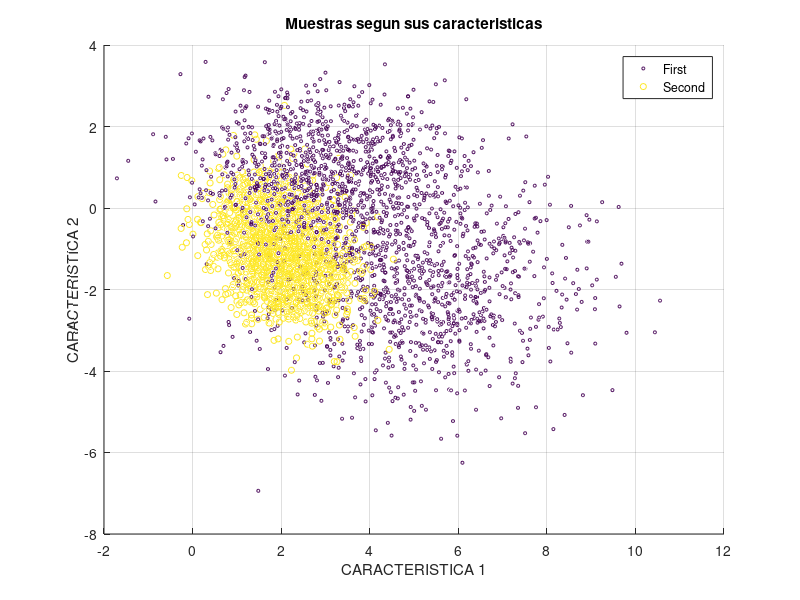

Write the MATLAB code that produced this figure. (Note: this script raises an error after producing the figure.)
%% IE3038 - Diseño e Innovación en Ingeniería 1
%  Ejercicios de Aprendizaje Supervisado
%  Nombre: Cristhofer Isaac Patzan Martinez
%  Carné: 19218
%  Sección: 20

%  ESCRIBA EL CÓDIGO CORRESPONDIENTE EN LOS ESPACIOS DEBAJO DE LAS INSTRUCCIONES EN CADA
%  UNA DE LAS 6 SECCIONES. ANTES DE ENTREGAR SU SCRIPT, ASEGÚRESE DE QUE CORRA SIN
%  ERRORES. AL CALIFICAR, SE CORRERÁ EL SCRIPT PARA VER SI SE GENERAN LOS RESULTADOS Y
%  GRÁFICAS SOLICITADAS. PUEDE ASUMIR QUE EL .mat ESTÁ DISPONIBLE EN EL "Current Folder".
clear;clc;
%% (1) Graficar los datos X1 y X2
%  Cargue las variables X1 y X2 que están en el archivo ejercicios_apr_sup.mat
load('ejercicios_apr_sup.mat')

%  Las muestras en X1 corresponden a datos de una clase, y las muestras en X2 corresponden
%  a otra clase. Las muestras son vectores fila (estos serían los "feature vectors").
%  Notar que cada columna corresponde a una característica (feature).
%  En la figura 1, grafique las muestras usando scatter3. Use colores distintos para cada
%  clase. Active el grid, etiquete los ejes, coloque una leyenda y un título en la figura.
%  Deberá incluir la imagen en su reporte.
N1 = size(X1, 1);
N2 = size(X2, 1);

%s = [5*ones(N1,1); 20*ones(N2,1)];
%c = [ones(N1,1); 2*ones(N2,1)];
s1 = 5*ones(N1,1);
s2 = 20*ones(N2,1);
c1 = ones(N1,1);
c2 = 2*ones(N2,1);

figure(1)
%scatter3(X_train(:,1), X_train(:,2), X_train(:,3),s,c); %(feature1,feature2, feature3, size, color)
%legend
hold on
scatter3(X1(:,1), X1(:,2), X1(:,3),s1,c1);
scatter3(X2(:,1), X2(:,2), X2(:,3),s2,c2);
grid on
title('Muestras segun sus caracteristicas')
xlabel('CARACTERISTICA 1')
ylabel('CARACTERISTICA 2')
zlabel('CARACTERISTICA 3')
legend([{'First'},{'Second'}])
hold off




%% (2) Separar los datos X1 y X2 en conjuntos de entrenamiento y prueba; entrenar las SVM
%  80% de las muestras en X1 y en X2 se usarán para entrenar clasificadores SVM. El 20%
%  restante se usará para evaluar.
%  Las muestras de entrenamiento se deben seleccionar aleatoriamente. Coloque dichas
%  muestras en una variable llamada X_train. Note que en esa variable deben estar muestras
%  tanto de X1 como de X2. Coloque las muestras restantes en una variable llamada X_test.
%  Allí deben estar las muestras de X1 y X2 que no quedaron en X_train.
%  Importante: ningún dato que esté en X_train debe estar en X_test, y vice-versa.
%  También debe crear variables que contengan a las etiquetas. Las etiquetas de las
%  muestras de entrenamiento deben estar en una variable llamada Y_train. Y las etiquetas
%  de las muestras de evaluación deben estar en una variable llamada Y_test.

%  Use X_train y Y_train para entrenar dos clasificadores SVM. Use la función fitcsvm. El
%  primer clasificador deberá usar una 'KernelFunction' polinomial. Pruebe algunos órdenes
%  y deje el que mejor rendimiento le dé (más adelante se explica cómo verificar el
%  rendimiento). El segundo SVM deberá usar una 'KernelFunction' gaussiana (rbf).

%  Nota: No necesita usar variables tipo celda. Los modelos (resultados de fitcsvm) pueden
%        ser variables independientes. Si quiere usar una celda, lo puede hacer, por
%        supuesto.

%  Ayuda: para obtener las muestras de forma aleatoria, investigue la función randperm.
%         Con ella puede generar vectores de enteros de 1 a N en un orden aleatorio, que
%         puede usar como índices. N sería el número de muestras en este caso. Puede
%         generar un vector de índices aleatorios para X1 y otro para X2. Con ellos puede
%         generar variables que serían subconjuntos de X1 y X2, para luego armar las
%         variable X_train y X_test.
%         Para las etiquetas, revise lo hecho en el script ej_svm2.m.

X_all = [X1; X2];  % Todas las muestras de entrenamiento
p1 = randperm(size(X_all,1),0.80*size(X_all,1));    %posiciones alazar 80%
p2 = setdiff(1:size(X_all,1), p1);      % 20% sobrante

X_train = zeros(size(p1,2),size(X1,2));     %Matriz de entreno
Y_train = zeros(size(p1,2),1);
%Lleno la matriz de entreno con las posiciones aleatorias al 80 porciento
%En el caso de  las etiquetas por el orden en el que se coloco X_all se
%apartir en que punto es distinto
for i = 1:1:(0.80*size(X_all,1))
    X_train(i,:) = X_all(p1(i),:);
    if p1(i) > N1
        Y_train(i) = 1;
    else
        Y_train(i) = -1;
    end
end

X_test = zeros(size(p2,2),size(X1,2));     %Matriz de prueba
Y_test = zeros(size(p2,2),1);
%Lleno la matriz de prueba con las posiciones aleatorias al 20 porciento
for i = 1:1:(0.20*size(X_all,1))
    X_test(i,:) = X_all(p2(i),:);
    if p2(i) > N1
        Y_test(i) = 1;
    else
        Y_test(i) = -1;
    end
end

% Verifico si se repiten los números
if isempty(intersect(p1, p2))
    disp('p1 y p2 no tienen los mismos numeros')
else
    disp('p1 y p2 tienen los mismosnumeros')
end

%% Crear celdas y vectores para guardar modelos y otras cosas
M = 2;
ModeloSVM = cell(1, M);
ModeloVC = cell(1, M);
errorVC = zeros(1, M);
asignado = cell(1, M);
valores = cell(1, M);
titulos = {'Kernel Polinomial Grado 3','Kernel Gaussiano'};

ModeloSVM{1} = fitcsvm(X_train, Y_train, 'KernelFunction', 'polynomial','KernelScale', 'auto', 'PolynomialOrder', 3);
ModeloSVM{2} = fitcsvm(X_train, Y_train, 'KernelFunction', 'rbf', 'KernelScale', 'auto');

%% (3) Clasificar los datos de prueba y generar matriz de confusión, clasificadores SVM
%  Use los modelos entrenados anteriormente y la función predict para clasificar las
%  muestras en X_test. Note que la función predict devuelve las etiquetas asignadas por el
%  clasificador. Con dichas etiquetas (clase asignada) y las etiquetas en Y_test (clase
%  real), deberá generar matrices de confusión y porcentajes de clasificación correcta.


% Se hace validación cruzada con las muestras de entrenamiento, se calcula el error
% de clasificación de la validación cruzada, se clasifican las muestras de prueba
for k = 1:M
    % Validación cruzada, clasificación errónea
    ModeloVC{k} = crossval(ModeloSVM{k});
    errorVC(k) = kfoldLoss(ModeloVC{k});
    
    % Clasificación de las muestras de prueba
    [asignado{k}, valores{k}] = predict(ModeloSVM{k}, X_test); % etiquetas asignadas, valores
end

figure(2)
hi = sgtitle('Matrices de confusion');
hi.FontSize = 18;
hi.Color = 'r';
hi.FontName = 'verdana';
subplot(1,2,1);
cm1 = confusionchart(Y_test, asignado{1});
cm1.Title = sprintf('Modelo poinomial grado ');
subplot(1,2,2);
cm2 = confusionchart(Y_test, asignado{2});
cm2.Title = sprintf('Modelo Gausiano');


%  Nota: a diferencia de lo hecho en los ejemplos de clase, no necesita generar gráficas
%        con los vectores de soporte y las fronteras de decisión. Eso es fácil para
%        muestras en 2D, pero se complica más en 3D. Tampoco necesita definir todas las
%        variables que se definieron en los ejemplos de clase (ModeloVC, errorVC,
%        valores). Sólo necesita variables para los resultados de la clasificación
%        (etiquetas asignadas).

%  Puede generar las matrices "a mano", es decir, sin usar funciones de Matlab específicas
%  para matrices de confusión. Se compara elemento por elemento de las etiquetas asignadas
%  y las reales. Si la etiqueta real era de la clase 1, y la etiqueta asignada es la de la
%  clase 1, se aumenta un contador para la posición (1,1) de la matriz. Si la etiqueta
%  real era de la clase 2, y la etiqueta asignada es de la clase 2, se aumenta un contador
%  para la posición (2,2) de la matriz. En caso de no haber coincidencia entre la clase
%  asignada y la real, se aumentan contadores para las posiciones (1,2) o (2,1) de la
%  matriz, según sea el caso. Lo anterior se puede hacer con ciclos o con comparaciones,
%  indexados lógicos y operaciones entre matrices.
%  Alternativamente, puede investigar y usar funciones de Matlab para generar y graficar
%  las matrices de confusión. 
%  No es obligación, pero un buen ejercicio sería generar las matrices de ambas formas,
%  para comprobar sus resultados y verificar que ha entendido bien cómo se generan.
%  Los porcentajes de clasificación correcta se calculan dividiendo la suma de los
%  elementos de la diagonal de la matriz (los elementos correctamente clasificados) entre
%  el total de los elementos de la matriz (todos los elementos que se clasificaron).

%  En el reporte deberá incluir los porcentajes de clasificación correcta e imágenes con
%  las matrices de confusión de ambos clasificadores (el SVM con el Kernel polinomial que
%  más alto porcentaje de clasificación haya dado, y el SVM con el Kernel Gaussiano). Las
%  imágenes pueden ser tablas generadas en Word o Excel, o figuras generadas con una
%  función de Matlab. Si usted genera las tablas, asegúrese de identificar las filas y
%  columnas (clase real/clase asignada). Si genera figuras con funciones de Matlab,
%  agrégueles títulos a las figuras (el Kernel usado). En caso de usar las funciones de
%  Matlab, use las figuras 2 y 3.




%% (4) Organizar muestras X1 y X2, crear etiquetas y entrenar una red neuronal
%  En esta sección deberá colocar todas las muestras de X1 y X2 en una sola variable,
%  llamada X_ann_1. Además, deberá crear una variable llamada T_ann_1 con los "targets",
%  los cuales servirán para identificar la clase de las muestras.
%  Ayuda: revise el archivo ej_ann.m. Allí se explica cómo deben quedar los "targets" para
%         cada muestra, según la clase a la que pertenece (columnas o filas con unos y
%         ceros). Ese script tiene código generado por el app. Se observan los comandos
%         que permiten entrenar redes y clasificar muestras sin la necesidad de la
%         interfaz gráfica, lo cual es conveniente muchas veces.

%  Teniendo las variables X_ann_1 y T_ann_1, deberá usar el "Neural Network Pattern
%  Recognition" app de Matlab para entrenar una red neuronal y obtener las matrices de
%  confusión como en los ejemplos de la clase. Puede dejar el tamaño de la red y los
%  porcentajes de entrenamiento, validación y prueba por defecto. También puede cambiar
%  esos parámetros, para ver qué pasa.
%  Ayuda: Note que el app permite seleccionar si las muestras (predictors) y los targets
%         (responses) están como columnas o como filas. Tenga cuidado de armar la variable
%         T_ann_1 de forma consistente con la variable X_ann_1.

%  En el reporte deberá incluir una imagen donde se muestre la red ya entrenada, y otra
%  imagen que muestre las matrices de confusión resultantes. 

% Como columnas deben estar las muestras y filas sus caracteristicas
% En el caso de etiquetas en columna indican el tipo de muestra (1 si es 
% esa muestra y 0 para todas aquellas que no lo sea) y en fila
% la cantidad total de tipos
X_ann_1 = X_all';
T_ann_1 = [ones(size(X1, 1),1),zeros(size(X1, 1),1);
            zeros(size(X2, 1),1),ones(size(X2, 1),1)]';

net = patternnet(10,'trainscg');
% Setup Division of Data for Training, Validation, Testing
net.divideParam.trainRatio = 70/100;
net.divideParam.valRatio = 15/100;
net.divideParam.testRatio = 15/100;

net = train(net,X_ann_1,T_ann_1);

y = net(X_ann_1);
perf = perform(net,T_ann_1,y);
classes = vec2ind(y);

view(net)
%% (5) Graficar los datos Xa, Xb y Xc
%  Cargue las variables Xa, Xb y Xc que están en el archivo ejercicios_apr_sup.mat
%  Cada variable contiene muestras de una clase distinta (los datos son vectores fila).
%  En la figura 4, grafique las muestras usando scatter3. Use colores distintos para cada
%  clase. Active el grid, etiquete los ejes, coloque una leyenda y un título en la figura.

%  Deberá incluir la imagen en su reporte.
Na = size(Xa, 1);
Nb = size(Xb, 1);
Nc = size(Xc, 1);

sa = 5*ones(Na,1);
sb = 20*ones(Nb,1);
sc = 40*ones(Nc,1);
ca = ones(Na,1);
cb = 2*ones(Nb,1);
cc = 3*ones(Nc,1);

figure(4)
hold on
scatter3(Xa(:,1), Xa(:,2), Xa(:,3),sa,ca);
scatter3(Xb(:,1), Xb(:,2), Xb(:,3),sb,cb);
scatter3(Xc(:,1), Xc(:,2), Xc(:,3),sc,cc);
grid on
title('Muestras segun sus caracteristicas')
xlabel('CARACTERISTICA 1')
ylabel('CARACTERISTICA 2')
zlabel('CARACTERISTICA 3')
legend([{'First'},{'Second'},{'THIRD'}])
hold off


%% (6) Organizar muestras Xa, Xb y Xc y crear etiquetas para una red neuronal
%  En esta sección deberá colocar todas las muestras de Xa, Xb y Xc en una sola variable,
%  llamada X_ann_2. Además, deberá crear una variable llamada T_ann_2 con los "targets",
%  los cuales servirán para identificar la clase de las muestras. Nuevamente tenga cuidado
%  de armar las variables X_ann_2 y T_ann_2 de forma consistente.
%  Teniendo las variables X_ann_2 y T_ann_2, deberá usar el "Neural Network Pattern
%  Recognition" app de Matlab para entrenar una red neuronal y obtener las matrices de
%  confusión como en el inciso (4).

%  En el reporte deberá incluir una imagen donde se muestre la red ya entrenada, y otra
%  imagen que muestre las matrices de confusión resultantes. 

X_ann_2 = [Xa; Xb; Xc]';
T_ann_2 = [ones(size(Xa, 1),1),zeros(size(Xa, 1),1), zeros(size(Xa, 1),1)...
          ;zeros(size(Xb, 1),1),ones(size(Xb, 1),1), zeros(size(Xb, 1),1)...
          ;zeros(size(Xc, 1),1),zeros(size(Xc, 1),1), ones(size(Xc, 1),1)...
          ]';
      
net1 = patternnet(10,'trainscg');
% Setup Division of Data for Training, Validation, Testing
net1.divideParam.trainRatio = 70/100;
net1.divideParam.valRatio = 15/100;
net1.divideParam.testRatio = 15/100;

net1 = train(net1,X_ann_2,T_ann_2);

y1 = net1(X_ann_2);
perf = perform(net1,T_ann_2,y1);
classes = vec2ind(y1);

view(net1)
